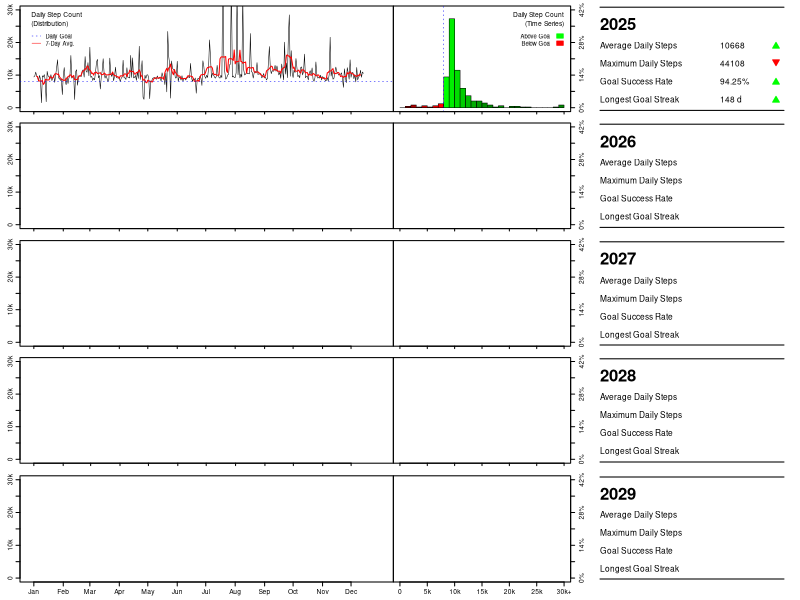

The R script that drew this image:
##### Load libraries and initialise data ------------------------------------------------------------------

# Load libraries
library(tidyverse)
library(zoo)
library(grid)
library(gridBase)

# Set working directory
setwd("~/GitHub/CountingSteps")

# Load in step data
data <- read.csv("Data/StepData.csv")

# Format date objects
names(data)[1] <- "Year"
data <- mutate(data, Date = as.Date(paste(Month, Day, Year, sep = "/"), "%m/%d/%Y"))





##### Set up plotting functions ---------------------------------------------------------------------------

# Function to generate time series plot
tPlot <- function(data, bottom = FALSE){
  plot(data$Date, data$Steps, type = "l", ylim = c(0, 30000),
       xlab = "", xaxt = "n", ylab = "", yaxt = "n", lwd = 0.50)
  axis(side = 2, at = seq(0, 30000, by = 5000),
       labels = c("0", "", "10k", "", "20k", "", "30k"),
       mgp = c(0.00, 0.17, 0.00))
  lines(data$Date, rollmean(data$Steps, 7, fill = list(NA, NULL, NA)),
        col = "red", lwd = 1)
  if(!is.na(data$Steps[1])){
    abline(h = 8000, col = "blue", lty = 3, lwd = 0.50)}
  if(bottom == TRUE){
    axis.Date(1, at = seq(min(data$Date), max(data$Date), by = "1 mon"),
              labels = month.abb, tcl = -0.20)}
  if(bottom == FALSE){
    axis.Date(1, at = seq(min(data$Date), max(data$Date), by = "1 mon"),
              labels = FALSE, tcl = -0.12)}}

# Function to generate histogram
hPlot <- function(data, bottom = FALSE){
  par(lwd = 0.50)
  data$Steps[data$Steps > 30000] <- 30000
  histColours <-  c(colorRampPalette(c("red4", "red"), 0.50)(8), 
                    colorRampPalette(c("green", "green4"))(8), rep("green4", 24))
  h <- hist(data$Steps, breaks = seq(0, 30000, by = 1000), plot = FALSE)
  h$density <- h$counts/sum(h$counts)*100
  plot(h, freq = FALSE, ylim = c(0, 42), main = "",
       xlab = "", xaxt = "n",  ylab = "", yaxt = "n", col = histColours)
  axis(side = 4, at = seq(0, 42, by = 7),
       labels = c("0%", "", "14%", "", "28%", "", "42%"),
       mgp = c(0.00, -0.15, 0.00))
  box(lwd = 1.00)
  if(!is.na(data$Steps[1])){
    abline(v = 8000, col = "blue", lty = 3, lwd = 0.50)}
  if(bottom == TRUE){
    axis(side = 1, at = seq(0, 30000, by = 5000),
         labels = c("0", "5k", "10k", "15k", "20k", "25k", "30k+"), tcl = -0.20)}
  if(bottom == FALSE){
    axis(side = 1, at = seq(0, 30000, by = 5000),
         labels = FALSE, tcl = -0.12)}}

# Function to assist in plotting YoY indicators
dInd <- function(num, type){
  if(type == "col"){
    inds <- ifelse(num < 0, "red", ifelse(num > 0, "green", "black"))}
  if(type == "pch"){
    inds <- ifelse(num < 0, 25, ifelse(num > 0, 24, 22))}
  if(type == "adj"){
    inds <- ifelse(num < 0, 0.002, ifelse(num > 0, -0.002, 0))}
  return(inds)}





##### Prepare data for plotting ---------------------------------------------------------------------------

# Calculate key stats by year
data %>% group_by(Year) %>% 
  summarise(av = round(mean(Steps, na.rm = TRUE),0),
            ma = max(Steps, na.rm = TRUE),
            st = max(rle(Steps >= 8000)$lengths),
            pt = sprintf("%0.2f%%", sum(Steps >= 8000, na.rm = TRUE)/sum(!is.na(Steps))*100)) -> data_y
for(i in 1:nrow(data_y)){
  if(is.nan(data_y$av[i])){
    data_y[i, 2:ncol(data_y)] <- rep(NA, 4)}}

# Calculate YoY deltas for key stats
data_d <- data_y
data_d$pt <- as.numeric(gsub("%", "", data_d$pt))
data_d <- tail(data_d, -1) - head(data_d, -1)
data_d <- rbind(c(1, 0, 0, 0, 0), data_d)
data_d$Year <- data_y$Year

# Add helper columns for plotting YoY indicators
data_d %>% mutate(avC = dInd(av, "col"), maC = dInd(ma, "col"),
                  stC = dInd(st, "col"), ptC = dInd(pt, "col"),
                  avP = dInd(av, "pch"), maP = dInd(ma, "pch"),
                  stP = dInd(st, "pch"), ptP = dInd(pt, "pch"),
                  avA = dInd(av, "adj"), maA = dInd(ma, "adj"),
                  stA = dInd(st, "adj"), ptA = dInd(pt, "adj")) -> data_d





##### Plot data -------------------------------------------------------------------------------------------

# Set years to plot; must be 5-year window
pYears <- 2025:2029

# Filter data to selected years
data_py <- filter(data_y, Year %in% pYears)
data_pd <- filter(data_d, Year %in% pYears)

# Prepare graphics device
tiff(filename = "Figures/StepData_2025_2029.tif", width = 4800, height = 4000,
     units = "px", res = 800, compression = "lzw")

# Create blank page
grid.newpage()
plot.new()

# Set grid layout and activate it
gly <- grid.layout(1000, 1200)
pushViewport(viewport(layout = gly))

# Plot up to 5 years of step count time series, plus legend
pCols <- seq(1, 783, length.out = length(pYears))
for(i in 1:length(pYears)){
  if(i < length(pYears)){
    pushViewport(vp = viewport(layout.pos.row = (pCols[i]):(pCols[i + 1]), layout.pos.col = 1:590))
    par(fig = gridFIG(), mar = c(0.30, 1.00, 0.30, 0.00), cex.axis = 0.40,
        tcl = -0.20, mgp = c(0.00, -0.20, 0.00))
    par(new = TRUE)
    tPlot(filter(data, Year == pYears[i]))}
  if(i == length(pYears)){
    pushViewport(vp = viewport(layout.pos.row = 784:990, layout.pos.col = 1:590))
    par(fig = gridFIG(), mar = c(0.60, 1.00, 0.30, 0.00), cex.axis = 0.40,
        tcl = -0.20, mgp = c(0.00, -0.20, 0.00))
    par(new = TRUE)
    tPlot(filter(data, Year == pYears[i]), bottom = TRUE)}
  popViewport()}
grid.text(label = c("Daily Goal", "7-Day Avg."),
          x = rep(0.057, 2), y = c(0.940, 0.928),
          hjust = 0, gp = gpar(cex = 0.35))
grid.segments(x0 = rep(0.040, 2), y0 = c(0.940, 0.928),
              x1 = rep(0.051, 2), y1 = c(0.940, 0.928),
              gp = gpar(col = c("blue", "red"), lty = c(3, 1), lwd = 0.50))
  
# Plot up to 5 years of step count histograms, plus legend
for(i in 1:length(pYears)){
  if(i < length(pYears)){
    pushViewport(vp = viewport(layout.pos.row = (pCols[i]):(pCols[i + 1]), layout.pos.col = 591:865))
    par(fig = gridFIG(), mar = c(0.30, 0.00, 0.30, 0.30), cex.axis = 0.40,
        tcl = -0.20, mgp = c(0.00, -0.20, 0.00))
    par(new = TRUE)
    hPlot(filter(data, Year == pYears[i]))}
  if(i == length(pYears)){
    pushViewport(vp = viewport(layout.pos.row = 784:990, layout.pos.col = 591:865))
    par(fig = gridFIG(), mar = c(0.60, 0.00, 0.30, 0.30), cex.axis = 0.40,
        tcl = -0.20, mgp = c(0.00, -0.20, 0.00))
    par(new = TRUE)
    hPlot(filter(data, Year == pYears[i]), bottom = TRUE)}
  popViewport()}
grid.text(label = c("Above Goal", "Below Goal"),
          x = rep(0.688, 2), y = c(0.940, 0.928),
          hjust = 1, gp = gpar(cex = 0.35))
grid.rect(x = rep(0.700, 2), y = c(0.940, 0.928),
          width = rep(0.008, 2), height = rep(0.007, 2),
          gp = gpar(col = c("green", "red"), fill = c("green", "red")))

# Add figure labels
grid.text(label = c("Daily Step Count", "(Distribution)", "Daily Step Count", "(Time Series)"),
          x = c(0.039, 0.039, 0.705, 0.705), y = c(0.976, 0.961, 0.976, 0.961),
          hjust = c(0, 0, 1, 1), gp = gpar(cex = 0.40))

# Add labels, key stats by year, and YoY indicators
yBaseline <- c(0.040, 0.070, 0.100, 0.130)
for(i in 1:length(pYears)){
  yAdj <- c(data_pd$stA[i], data_pd$ptA[i], data_pd$maA[i], data_pd$avA[i])
  grid.segments(x0 = 0.750, y0 = c(0.988, 0.793, 0.597, 0.402, 0.205)[i],
                x1 = 0.980, y1 = c(0.988, 0.793, 0.597, 0.402, 0.205)[i])
  grid.segments(x0 = 0.750, y0 = c(0.816, 0.621, 0.425, 0.230, 0.035)[i],
                x1 = 0.980, y1 = c(0.816, 0.621, 0.425, 0.230, 0.035)[i])
  grid.points(x = rep(0.970, 4), y = yBaseline + c(0.795, 0.600, 0.403, 0.209, 0.013)[i] + yAdj,
              pch = c(data_pd$stP[i], data_pd$ptP[i], data_pd$maP[i], data_pd$avP[i]),
              gp = gpar(col = c(data_pd$stC[i], data_pd$ptC[i], data_pd$maC[i], data_pd$avC[i]),
                        fill = c(data_pd$stC[i], data_pd$ptC[i], data_pd$maC[i], data_pd$avC[i]),
                        cex = 0.40))
  grid.text(label = pYears[i], x = 0.750, y = c(0.961, 0.765, 0.570, 0.375, 0.178)[i],
            hjust = 0, gp = gpar(cex = 1.00, fontface = "bold"))
  grid.text(label = c("Longest Goal Streak", "Goal Success Rate",
                      "Maximum Daily Steps", "Average Daily Steps"),
            x = rep(0.750, 4), y = yBaseline + c(0.795, 0.600, 0.403, 0.209, 0.013)[i],
            hjust = 0, gp = gpar(cex = 0.50))
  if(!anyNA(data_py[, i])){
    grid.text(label = c(paste(data_py$st[i], "d"), data_py$pt[i], data_py$ma[i], data_py$av[i]),
              x = rep(0.900, 4), y = yBaseline + c(0.795, 0.600, 0.403, 0.209, 0.013)[i],
              hjust = 0, gp = gpar(cex = 0.50))}}

# Deactivate grid layout; finalise graphics save
popViewport()
dev.off()
